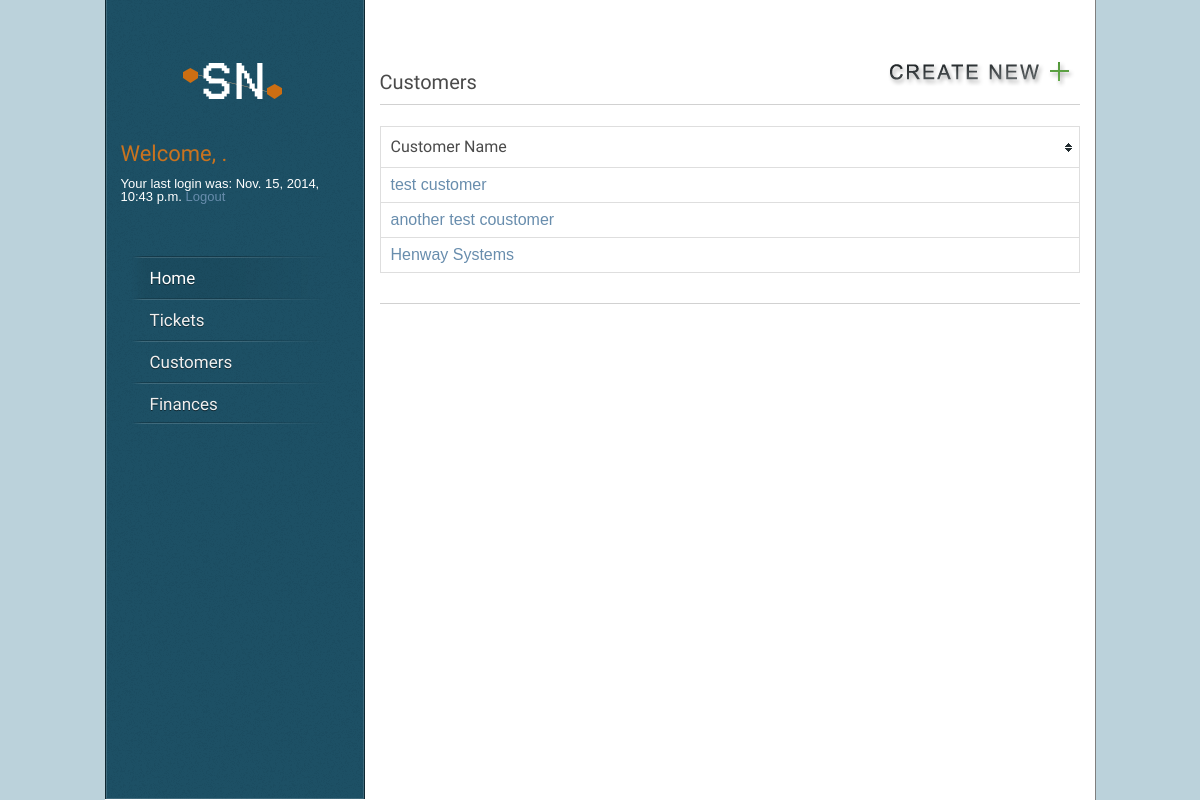
The page /ops/customer/ (signed in) on the database its author committed.
### core/models.py (models this page shows, shortened)
class Node(models.Model):
    parent = models.ForeignKey("self", blank=True, null=True)
    name = models.CharField(max_length=160)
    desc = models.TextField(max_length=1600)
    date_created = models.DateTimeField('date created',auto_now_add=True)
    date_updated = models.DateTimeField('date updated',auto_now=True)

### ops/views.py (the view)
def index(request):
    node_list = []
    latest_node_list = Node.objects.order_by('-date_updated')
    for node in latest_node_list:
        for child in node.node_set.all():
            if(child.name == "flags"):
                if "|CUSTOMER|" in child.desc:
                    node_list.append(node.pk)
    queryset = Node.objects.filter(pk__in=node_list)
    latest_node_list = queryset
    context = {'latest_node_list': latest_node_list}
    return render(request, 'ops/index.html', context)

### ops/templates/ops/index.html (shortened to what this page needs)
{% extends "core/base.html" %}
{% block content %}
{% load static %}
{% load staticfiles %}
	<ul><a href="/ops/customer/new_customer/"><img align="right" src="/static/core/images/create_new.png" alt="Create New Customer" /></a></ul>
	<h2>Customers</h2>
		    <div class="line"></div>
	{% if latest_node_list %}
	   <table id="myTable" class="tablesorter" border="0" cellpadding="0" cellspacing="1">
		<thead>
			<tr>
				<th><h4>Customer Name</h4></th>
			</tr>
		</thead>
		<tbody>
	    {% for node in latest_node_list %}
			<tr>
	               <td><a href="/ops/customer/detail/{{ node.id }}/">{{ node.name }}</a></td>
			</tr>
	    {% endfor %}
		</tbody>
	</table>
	{% else %}
	    <p>No customers available.</p>
	{% endif %}
		<br />
	      <div class="line"></div>
{%endblock%}

### core/templates/core/base.html (shortened to what this page needs)
{% load staticfiles %}
{% load static %}
<html lang="en-US">
  <head>
	<link rel="stylesheet" type="text/css" href="{% static 'core/css/style.css' %}" />
    <link rel="stylesheet" type="text/css" href="{% static 'core/css/table.css' %}" />
  </head>
  <!DOCTYPE HTML>
</head>
<body>
<div id="wrapper">
	<div id="sidebar">
		 <div id="logo"><a href="/"><img src="/static/core/images/logo.png" alt="Snapnode" /></a></div>
        <div id="log-box">
        {% if user.is_authenticated %}
            <h1><font color="#c9731f">Welcome, {{ user.first_name }}.</font></h1>
            Your last login was: {{ user.last_login}}
            <a href="/core/logout/">Logout</a>
        {%elif  display_type == "Login" %}
        {% else %}
            <h1><font color="#c9731f">Welcome, Guest!</font></h1>
            <p>Please ..
                <a href="/core/register/" id="id_register">|Register|</a> or
                <a href="/core/login/" id="id_login">|Login|</a>
            </p>
        {% endif %}</div>
    <div id="menu" class="menu-v">
      <ul>
        <li><a href="/" class="active">Home</a>
        </li>
        <li><a href="/ticket/">Tickets</a>
        </li>
        <li><a href="/ops/">Customers</a>
        </li>
        <li><a href="/finance/">Finances</a>
        </li>
      </ul>
    </div>
	</div>
        <div id="content">
            <BR>
            {% if user.is_authenticated or  display_type == "Register" %}
                {% block content %}
                {% endblock %}
            {% endif %}
        </div>
</div>
</body>
</html>

### core/static/core/css/style.css (style rules this page uses)
html, body, div, span, applet, object, iframe, h1, h2, h3, h4, h5, h6, p, blockquote, pre, a, acronym, address, big, cite, code, del, dfn, em, font, img, ins, kbd, q, s, samp, small, strike, strong, tt, var, b, u, i, center, dl, dt, dd, ol, ul, li, fieldset, form, label, legend { margin:0; padding:0; border:0; outline:0; font-size:100%; vertical-align:baseline; background:transparent }
body { line-height:1 }
ol, ul { list-style:none }
table { border-collapse:collapse; border-spacing:0 }
th, td { margin:0; padding:0 }
html, body { height: 100%; }
body { background-color: #bbd2db; font-family:Arial, sans-serif; font-size: 13px; color: #585858; }
a { color: #688dad; text-decoration: none; }
h1, h2, h3, h4, h5, h6 { font-family: 'Amaranth', sans-serif; color: #4a4a4a; font-weight: normal; margin: 0 0 10px 0; }
h1 { font-size: 22px; line-height: 26px; }
h2 { font-size: 20px; line-height: 24px; }
h4 { font-size: 16px; line-height: 20px; }
img { display: block; }
.line { background: transparent url(/static/core/images/line.png) repeat-x; height: 2px; padding: 20px 0 0 0; line-break: 0px; }
ul { line-height: 20px; margin-bottom: 20px; }
ul li { background: transparent url(/static/core/images/bullet.png) left 8px no-repeat; padding-left: 15px; }
#log-box { float: center; padding: 15px 15px 13px 15px; color: #ffffff; }
#wrapper { background-color: #FFFFFF; width: 990px; margin: 0 auto; overflow: hidden; border-right: 1px solid rgba(0, 0, 0, 0.50); min-height:100%; }
#content { width: 700px; float: right; padding: 40px 15px 20px 0; }
#sidebar { width: 258px; background: #1d5065 url(/static/core/images/noize.png) repeat 100% 0; -webkit-box-shadow: inset 0px 0px 0px 1px rgba(255, 255, 255, 0.15); -moz-box-shadow: inset 0px 0px 0px 1px rgba(255, 255, 255, 0.15); box-shadow: inset 0px 0px 0px 1px rgba(255, 255, 255, 0.15); border-left: 1px solid rgba(0, 0, 0, 0.50); border-right: 1px solid rgba(0, 0, 0, 0.50); float: left; position: fixed; margin-top: -1px; z-index: 100; }
#logo { text-align: center; padding: 40px 32px 0 32px; }
#logo a { border: none; }
#logo img { display: inline; }
#menu { float: left; text-align: left; font-family: 'Amaranth', sans-serif; font-size: 17px; margin-top: 40px; margin-bottom: 50px; position: relative; z-index: 100; padding: 0 0 0 24px; text-shadow: 0px 1px 0px rgba(0, 0, 0, 0.5); }
.menu-v ul { margin: 0; padding: 0; list-style-type: none; width: 200px; background: transparent url(/static/core/images/menu-line.png) no-repeat center bottom; }
.menu-v ul li { position: relative; padding-right: 5px; background: transparent url(/static/core/images/menu-line.png) no-repeat center top; padding: 0; }
.menu-v ul li a { display: block; color: white; text-decoration: none; padding: 12px 0 10px 20px; padding-right: 17px; background: transparent; color: #f0f0f0; text-decoration: none; border: none; }
.menu-v ul li a.active, .menu-v ul li a.selected, .menu-v ul li a:hover { text-decoration: none; background: transparent url(/static/core/images/menu-hover.png) repeat-y left top; color: #fff; }
table { width: 100%; border-collapse: collapse; margin-bottom: 20px; color: #6e6e6e; border-bottom:1px solid #dedede; }
table td { padding: 8px 10px; border-right:1px solid #dedede; }
table th h4 { margin:0; }
table th { padding: 10px; text-align: left; border-right:1px solid #dedede; font-weight: normal; }
table tr { border-left:1px solid #dedede; border-top:1px solid #dedede; }

### core/static/core/css/table.css (style rules this page uses)
table.tablesorter thead tr .header { background-image: url(/static/core/images/bg.gif); background-repeat: no-repeat; background-position: center right; cursor: pointer; }

### rows shown on the page
Node: name "test customer"
Node: name "another test coustomer"
Node: name "Henway Systems"

### other values the page prints
{{ user.last_login }} "Nov. 15, 2014, 10:43 p.m."
